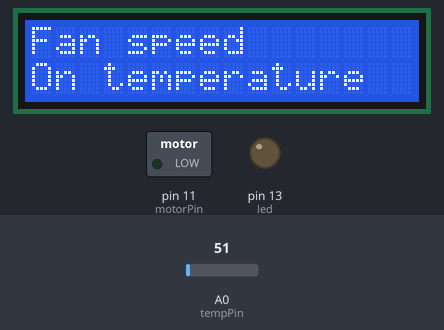
This sketch was run on a simulated Arduino Uno, built with avr-gcc and run on an emulated ATmega328P. Shown: 16×2 character LCD, switched loads named in the sketch (green lamp = pin HIGH), output pins drawn as LEDs (lit = HIGH). Dashed ring = blinking. The inputs (shaded band) are chosen by the test bench; at power-on: A0 (tempPin) = 51.

Above: at 0.1 s.
At 2.1 s:
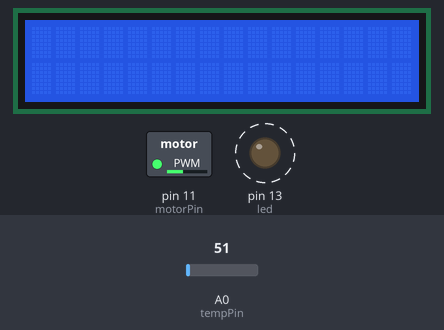
At 3.3 s:
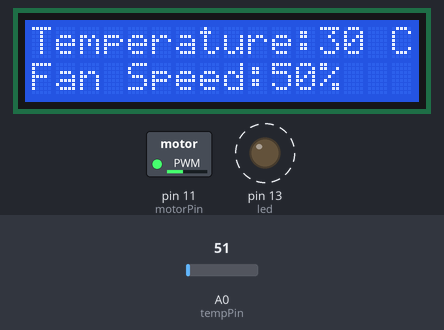
Timing chart, 0 to 130.0 s (numbered marks = the images above):
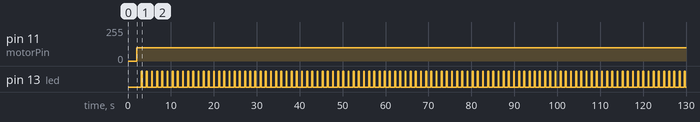

The sketch:

M2_project.ino
```cpp
#include <LiquidCrystal.h>
LiquidCrystal lcd(2,3,4,5,6,7);
int tempPin = A0;   // the output pin of LM35
int motorPin = 11;       // the pin where fan is
int led = 13;    // buzzer pin
int temp;
int tempMin = 10;   // the temperature to start the fan
int tempMax = 50;   // the maximum temperature when fan is at 100%
int fanSpeed;
int fanLCD;

void setup() {
  pinMode(motorPin, OUTPUT);
  pinMode(led, OUTPUT);
  pinMode(tempPin, INPUT);
  lcd.begin(16,2);
  lcd.setCursor(0,0);
  lcd.print("Fan speed ");
  lcd.setCursor(0,1);
  lcd.print("On temperature");
  delay(2000);
  lcd.clear();

}

void loop() {
   temp = readTemp();     // get the temperature

   if((temp >= tempMin) && (temp <= tempMax)) {  // if temperature is higher than minimum temp
       fanSpeed = map(temp, tempMin, tempMax, 40, 160); // the actual speed of fan
       fanLCD = map(temp, tempMin, tempMax, 0, 100);  // speed of fan to display on LCD
       analogWrite(motorPin, fanSpeed);  // spin the fan at the fanSpeed speed
   }

   if(temp < tempMin) {   // if temp is lower than minimum temp
    fanSpeed = 0;      // fan is not spinning
    fanLCD = 0;
    digitalWrite(motorPin, LOW);
   }

   if(temp > tempMax) {        // if temp is higher than tempMax
    digitalWrite(motorPin, HIGH);
    digitalWrite(led, HIGH);  // turn on buzzer
    delay(1000);
   } else {                    // else turn of buzzer
     digitalWrite(led, LOW);
     delay(1000);
   }

   lcd.setCursor(0,0);
   lcd.print("Temperature:");
   lcd.print(temp); // display the temperature
   lcd.write(160);
   lcd.print("C  ");

   lcd.setCursor(0,1); // move cursor to next line
   lcd.print("Fan Speed:");
   lcd.print(fanLCD); // display the fan speed
   lcd.print("%   ");
   digitalWrite(led, HIGH);
   delay(200);
}

int readTemp() {  // getting the temperature
  temp = analogRead(tempPin);
  return temp = 30;
}
```

Measured:
- by itself, pin 11 (motorPin): 0/255 → 100/255 at 2.1 s
- by itself, pin 13 (led): alternates HIGH for 0.20 s and LOW for 1.0 s
- what the display in image 1 shows lasts 1.0 s, from 2.1 s to 3.1 s
